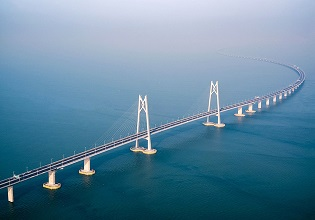
//> input picture opencv/opencv20230826/5灰度变化和直方图修正/得到某图像的灰度直方图/gza.jpg, 315 x 220 px
$ ./test   (built with g++ and OpenCV 4)
//> lines starting //> are read from the running program, lines starting //| are printed output that depends on the picture; after the words box and inside, x2 and y2 are one past the last pixel; in counts of white or black regions, pixels touching at a corner belong together
#include <iostream>
#include<opencv2/opencv.hpp>
#include <opencv2\imgproc\types_c.h> //for CV_RGB2GRAY
using namespace cv;  //所有opencv类都在命名空间cv下
using namespace std;

//绘制灰度直方图
int main(int    argc, char* argv[])
{
	Mat src, gray;
	if (argc == 1)
		src = imread("gza.jpg");  //读取工程目录下的gza.jpg图片
//> src is the input picture: 220 rows x 315 cols, CV_8UC3; mean B, G, R 157.2, 133.7, 95.4
	else if (argc == 2)
		src = imread(argv[1]);

	if (src.empty()) //判断原图是否加载成功
	{
		cout << "图像加载失败" << endl;
		return -1;
	}
	cvtColor(src, gray, CV_RGB2GRAY);   //转换为灰度图
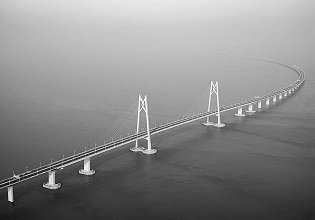
//> gray: 220 rows x 315 cols, CV_8UC1; min 1, max 255, mean 136.4
	int bins = 256;
	int hist_size[] = { bins };
	float range[] = { 0, 256 };
	const float* ranges[] = { range };
	MatND hist;
	int channels[] = { 0 };
	//计算出灰度直方图
	calcHist(&gray, 1, channels, Mat(), // do not use mask
		hist, 1, hist_size, ranges,
		true, // the histogram is uniform
		false);
//> hist = 256 values, max 648 at index 194, min 0 at index 0, mean 270.7
	//画出直方图
	double max_val;
	minMaxLoc(hist, 0, &max_val, 0, 0);  //定位矩阵中最小值、最大值的位置
//> max_val = 648
	int scale = 2;
	int hist_height = 256;
	Mat hist_img = Mat::zeros(hist_height, bins * scale, CV_8UC3); //创建一个全0的特殊矩阵
	for (int i = 0; i < bins; i++)
	{
		float bin_val = hist.at<float>(i);
		int intensity = cvRound(bin_val * hist_height / max_val);  //要绘制的高度
		rectangle(hist_img, Point(i * scale, hist_height - 1),  //画矩形
			Point((i + 1) * scale - 1, hist_height - intensity),
			CV_RGB(255, 255, 255));
	}
//> this loop made 256 passes
//> (bin_val, intensity) on passes 1 to 3: (0, 0), (1, 0), (1, 0)
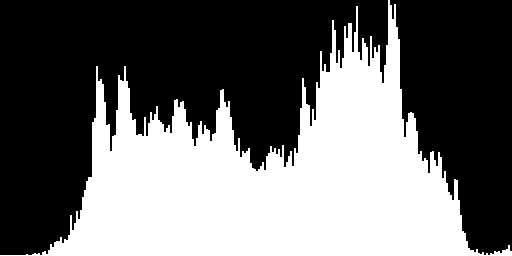
//> hist_img: 256 rows x 512 cols, CV_8UC3; 41.8% white; 1 white region, box (x1, y1, x2, y2) and area: (0, 0, 512, 256) 54786
	//显示原图和直方图
	imshow("原图片", src);
	imshow("灰度直方图", hist_img);
	waitKey(10000000000);
	return 0;
}
